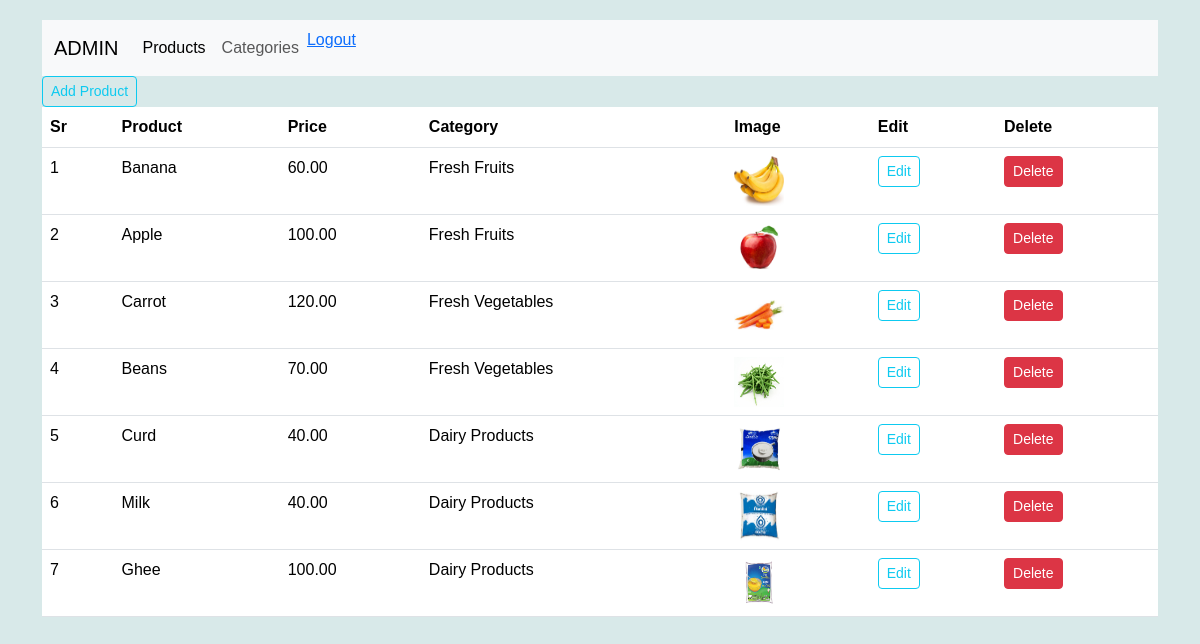
Screenshot of / (signed in) with the database file from the repository.
### store/products/models.py (models this page shows, shortened)
class AddProduct(db.Model):
    __searchable__ = ['name', 'desc']
    id = db.Column(db.Integer, primary_key=True, autoincrement=True)
    name = db.Column(db.String(80), nullable=False)
    price = db.Column(db.Numeric(10,2), nullable=False)
    stock = db.Column(db.Integer, nullable = False)
    desc = db.Column(db.Text, nullable=False)
    mftr_date = db.Column(db.Date, nullable=False)
    exp_date = db.Column(db.Date, nullable=False)
    pub_date = db.Column(db.DateTime, nullable=False,
        default=datetime.utcnow)
    category_id = db.Column(db.Integer, db.ForeignKey('category.id'),nullable=False)
    category = db.relationship('Category',backref=db.backref('posts', cascade="all, delete-orphan",lazy=True))
    image = db.Column(db.String(150), nullable=True)

class Category(db.Model):
    id = db.Column(db.Integer, primary_key=True, autoincrement=True)
    name = db.Column(db.String(30),nullable=False,unique=True)

### store/admin/routes.py (the view)
@app.route('/')
def admin():
    if 'email' not in session:
        flash('Please login first', 'danger')
        return redirect(url_for('login'))
    products = AddProduct.query.all()
    return render_template('admin/index.html', title='Admin Page', products=products)

### store/customer/model.py (called while the page is built)
@login_manager.user_loader
def user_loader(user_id):
    return Register.query.get(user_id)

### store/templates/admin/index.html (shortened to what this page needs)
{% extends 'layout.html'%}
{%block content%}
<body>
<div class="container">
    <nav class="navbar navbar-expand-lg bg-body-tertiary">
        <div class="container-fluid">
          <a class="navbar-brand" href="#">ADMIN</a>
          <div class="collapse navbar-collapse" id="navbarNavDropdown">
            <ul class="navbar-nav">
              <li class="nav-item">
                <a class="nav-link active" aria-current="page" href="#">Products</a>
              </li>
              <li class="nav-item">
                <a class="nav-link" href="/categories">Categories</a>
              </li>
              <li class="nav-item">
                <a href="{{url_for('logout')}}" class="nav-lin">Logout</a>
              </li>
            </ul>
          </div>
        </div>
      </nav>
</div>
<div class="container">
  <a href="{{url_for('addproduct')}}" class="btn btn-sm btn-outline-info">Add Product</a>
</div>
<div class="container">
    <table class="table" table-sm>
        <thead>
            <th>Sr</th>
            <th>Product</th>
            <th>Price</th>
            <th>Category</th>
            <th>Image</th>
            <th>Edit</th>
            <th>Delete</th>
        </thead>
        <tbody>
            {% for product in products %}
            <tr>
                <td>{{loop.index}}</td>
                <td>{{product.name}}</td>
                <td>{{product.price}}</td>
                <td>{{product.category.name}}</td>
                <td><img src="static/images/{{ product.image | default('product.jpg') }}" alt="{{product.name}}" width="50" height="50" /></td>
                <td><a href="{{url_for('updateproduct', id=product.id)}}" class="btn btn-sm btn-outline-info">Edit</a></td>
                <td>
                    <button type="button" class="btn btn-danger btn-sm" data-bs-toggle="modal" data-bs-target="#exampleModal-{{product.id}}">
                       Delete
                    </button>
                </td>
            </tr>
            {% endfor %}
        </tbody>
    </table>
</div>
</body>
{% endblock content%}

### store/templates/layout.html (style rules this page uses)
body { margin-top: 20px; background-color: hsl(180, 28%, 88%); font-family: Helvetica; }

### rows the page displays
AddProduct: name "Banana", price "60.00", category.name "Fresh Fruits", image (picture)
AddProduct: name "Apple", price "100.00", category.name "Fresh Fruits", image (picture)
AddProduct: name "Carrot", price "120.00", category.name "Fresh Vegetables", image (picture)
AddProduct: name "Beans", price "70.00", category.name "Fresh Vegetables", image (picture)
AddProduct: name "Curd", price "40.00", category.name "Dairy Products", image (picture)
AddProduct: name "Milk", price "40.00", category.name "Dairy Products", image (picture)
AddProduct: name "Ghee", price "100.00", category.name "Dairy Products", image (picture)
